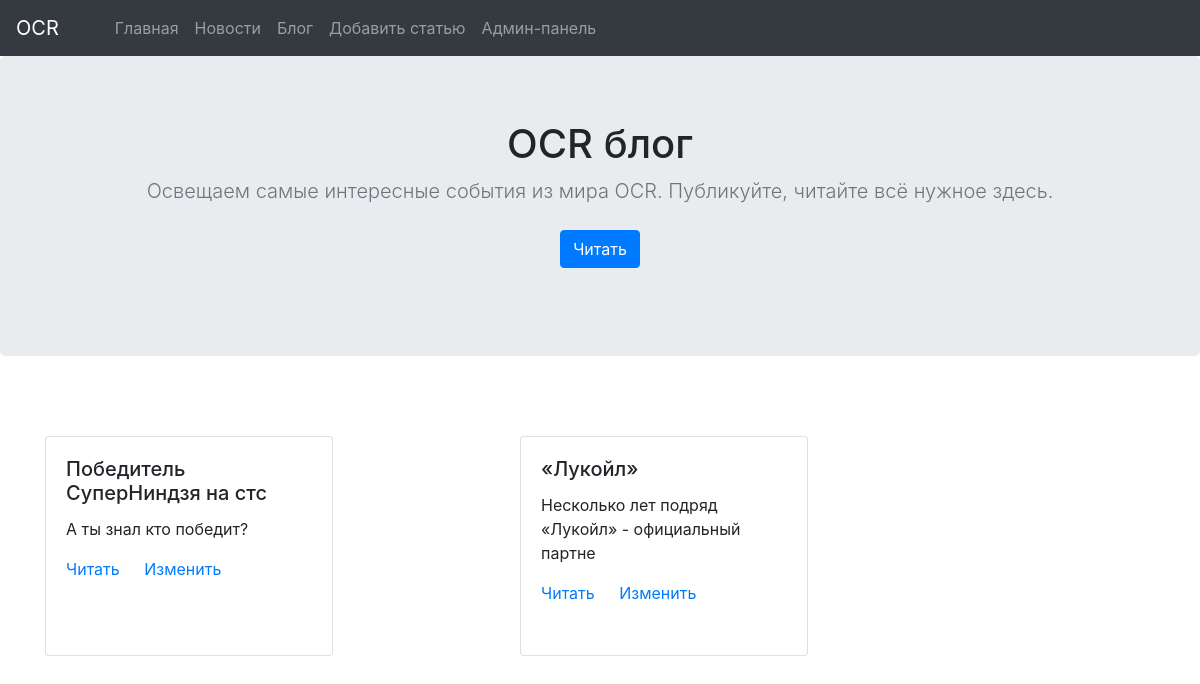
Page /blog on the committed database.
### app.py (models this page shows, shortened)
class Article(db.Model):
    id=db.Column(db.Integer, primary_key=True)
    category_id = db.Column(db.Integer, db.ForeignKey('category.id'))
    title = db.Column(db.String(50), nullable=False, unique=True)
    introduction = db.Column(db.String(120), nullable=False)
    text = db.Column(db.Text(), nullable=False)
    pub_date = db.Column(db.DateTime, default=datetime.utcnow)

### app.py (the view)
@app.route('/blog')
def blog():
    cat = Category.query.filter_by(name='Блог').first()
    articles = Article.query.filter_by(category_id=cat.id)
    return render_template('blog.html', articles=articles)

### templates/blog.html (shortened to what this page needs)
{% extends 'base.html' %}
{% block content %}
<main class="main">
    <section class="jumbotron text-center">
        <div class="container">
        <h1 class="jumbotron-heading">OCR блог</h1>
        <p class="lead text-muted">
            Освещаем самые интересные события из мира OCR.
            Публикуйте, читайте всё нужное здесь.
        </p>
            <p id="menu">
                <a href="#anchor" class="btn btn-primary my-2">Читать</a>
            </p>
        </div>
    </section>
    <div class="album py-5">
        <div class="container">
            {% if articles %}
                <div class="row" id="anchor">
                    {% for art in articles %}
                        <div class="col-md-5">
                            <div class="card" style="width: 18rem; height: 220px;">
                                <div class="card-body">
                                    <h5 class="card-title">{{ art.title }}</h5>
                                        <p class="card-text">{{ art.introduction[:50].strip() }}</p>
                                        <a class="card-link"
                                            href="{{ url_for('detailed_post', article_id=art.id) }}"
                                            role="button">Читать
                                        </a>
                                        <a class="card-link"
                                            href="{{ url_for('edit_post', article_id=art.id)}}"
                                            role="button">Изменить
                                        </a>
                                </div>
                            </div>
                        </div>
                    {% endfor %}
                </div>
            {% else %}
                <h2> Статей на сайте нет </h2>
            {% endif %}
      </div>
    </div>
  </main>
{% endblock %}

### rows in the picture
Article: title "Победитель СуперНиндзя на стс", introduction "А ты знал кто победит?"
Article: title "«Лукойл»", introduction "Несколько лет подряд «Лукойл» - официальный партне"
